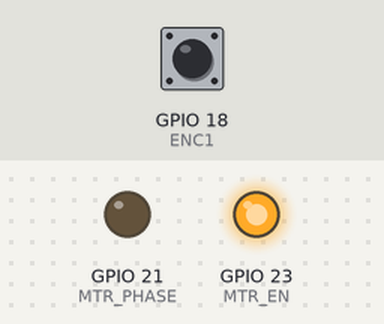
Recording of a sketch running on a simulated ESP32. On the bench: output pins drawn as LEDs (lit = HIGH). The inputs (shaded band) are chosen by the test bench; at power-on: GPIO 18 (ENC1) HIGH. What the sketch prints to the serial monitor is not drawn.

Above: at 0.1 s.
Timing chart, 0 to 1.6 s (numbered marks = the images above):
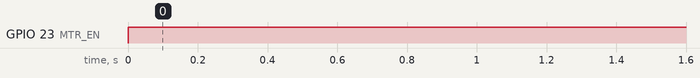

The sketch:

pidcontrol.ino
```cpp
#define ENC1 18  // GREEN
#define ENC2 19  // YELLOW

#define MTR_EN 23 // GREEN
#define MTR_PHASE 21  // BLUE


int pos = 0;
long prevT = 0;
float eprev = 0;
float eintegral = 0;

int spd = 75;

void setup() {
  Serial.begin(19200);
  pinMode(ENC1, INPUT);
  pinMode(ENC2, INPUT);
  pinMode(MTR_PHASE, OUTPUT);
  ledcAttachPin(MTR_EN, 0);
  ledcSetup(0, 30000, 8);  // channel, freq, resolution
  attachInterrupt(digitalPinToInterrupt(ENC1), readEncoder, RISING);
}

void loop() {
  // set target position
  //int target = 250 * sin(prevT / 1e6);
  int target = 1200;
  // PID constants
  float kp = 2.2;
  float kd = 0.20;
  float ki = 0.07;

  // time difference
  long currT = micros();
  float dt = ((float)(currT - prevT)) / 1.0e6;
  prevT = currT;

  // error
  int e = target - pos; // pos-target or target-pos, depends on wiring

  // derivative
  float dedt = (e - eprev) / (dt);

  //integral
  eintegral = eintegral + e * dt;

  // control signal u(t)
  float u = kp * e + ki * eintegral + kd * dedt;

  // -- SEND SIGNAL TO MOTOR
  // motor power
  float pwr = fabs(u);
  if (pwr > 255) {
    pwr = 255;
  }

  // motor direction
  int dir = 1;
  if (u < 0) {
    dir = -1;
  }

  // signal the motor
  setMotor(dir, pwr, MTR_EN, MTR_PHASE);

  // store previous error
  eprev = e;

  Serial.print(target);
  Serial.print(" ");
  Serial.print(pos);
  Serial.println();

}

void setMotor(int dir, int pwmVal, int en, int phase) {
  ledcWrite(0, pwmVal);
  if (dir == 1) {
    digitalWrite(phase, LOW);
    Serial.println("Low");
  } else if (dir == -1) {
    digitalWrite(phase, HIGH);
    Serial.println("High");
  } else {
    ledcWrite(0, 0);
  }
}

void readEncoder() {
  int b = digitalRead(ENC2);
  if (b > 0) { // signal already high, therefore CW
    pos++;
  } else { // CCW
    pos--;
  }
}

void testCycle() {
  setMotor(1, spd, MTR_EN, MTR_PHASE);
  delay(200);
  Serial.println(pos);
  setMotor(-1, spd, MTR_EN, MTR_PHASE);
  delay(200);
  Serial.println(pos);
}
```

Measured:
- by itself, GPIO 23 (MTR_EN): LOW → HIGH at 0.00 s
